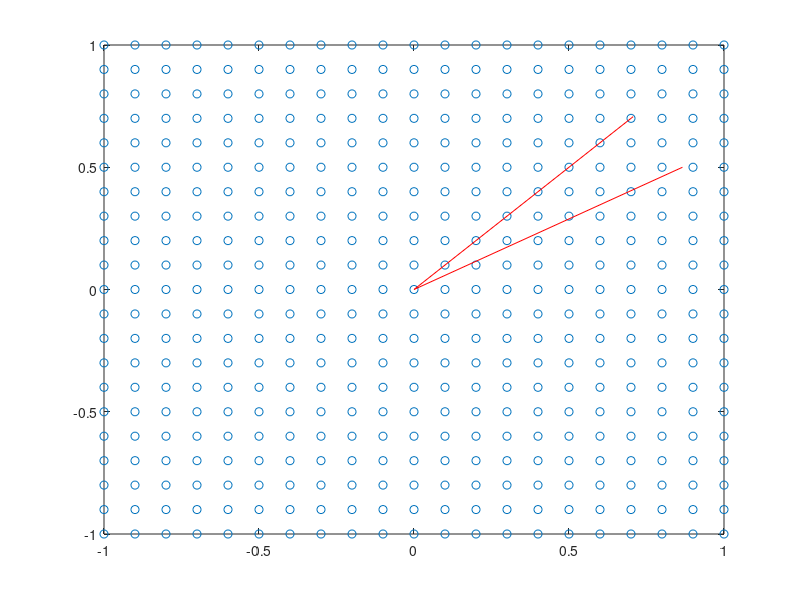

The MATLAB script that drew this image: (Note: this script raises an error after producing the figure.)
close all
clear

r = -1:0.1:1;
x = kron(r,ones(size(r)));
y = kron(ones(size(r)),r);
pxy0 = [x;y];
p0 = [0;0];
th1 = pi/6; th2 = pi/4;
% syms th1 th2
p1 = [cos(th1);sin(th1)];
p2 = [cos(th2);sin(th2)];
plot(x,y,'o')
hold on
plot([p1(1) p0(1) p2(1)], [p1(2) p0(2) p2(2)],'r-');


T = [wedge2(p1);-wedge2(p2)];
pxy0(T*pxy0<0)=nan;
figure
plot(pxy0(1,:),pxy0(2,:),'o');axis([-1 1 -1 1])
hold on
plot([p1(1) p0(1) p2(1)], [p1(2) p0(2) p2(2)],'r-');


